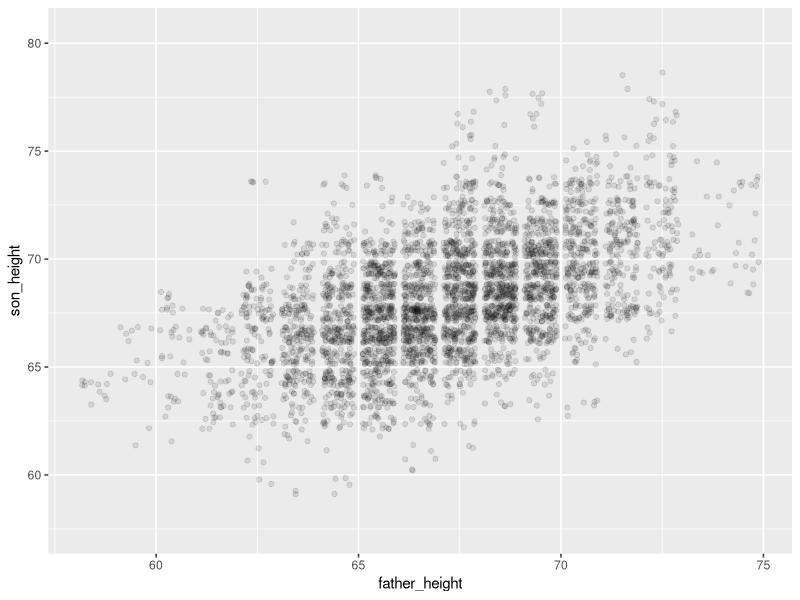
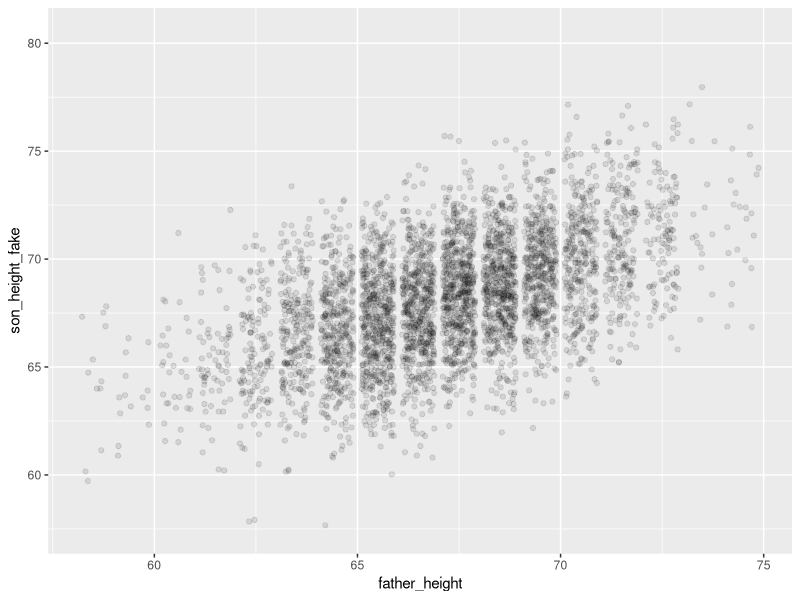

The R source for these figures, in order:
## ---- chunk 1
library(ggplot2)
## ---- chunk 2
pl <- read.csv("FatherSonHeights.csv")
head(pl)
## ---- chunk 3
height_model <- lm(son_height ~ 1 + father_height, data = pl)
son_height_predictions <- predict(height_model)
son_height_predictions_v2 <- height_model$fitted.values
## ---- chunk 4
summary(height_model)
## ---- chunk 5
model_summary <- summary(height_model)
names(model_summary)
## ---- chunk 6
model_error <- model_summary$sigma
model_error
## ---- chunk 7
n_obs <- nrow(pl)
pl$son_height_fake <- 
  predict(height_model) + 
  rnorm(n_obs, mean = 0, sd = model_error)
## ---- chunk 8
real_plot <- ggplot(pl, aes(father_height, son_height)) + 
  geom_jitter(alpha = 0.1) +
  scale_y_continuous(limits = range(pl$son_height) + c(-2, 2))

simulation_plot <- ggplot(pl, aes(father_height, son_height_fake)) + 
  geom_jitter(alpha = 0.1) +
  scale_y_continuous(limits = range(pl$son_height) + c(-2, 2))

real_plot
simulation_plot
